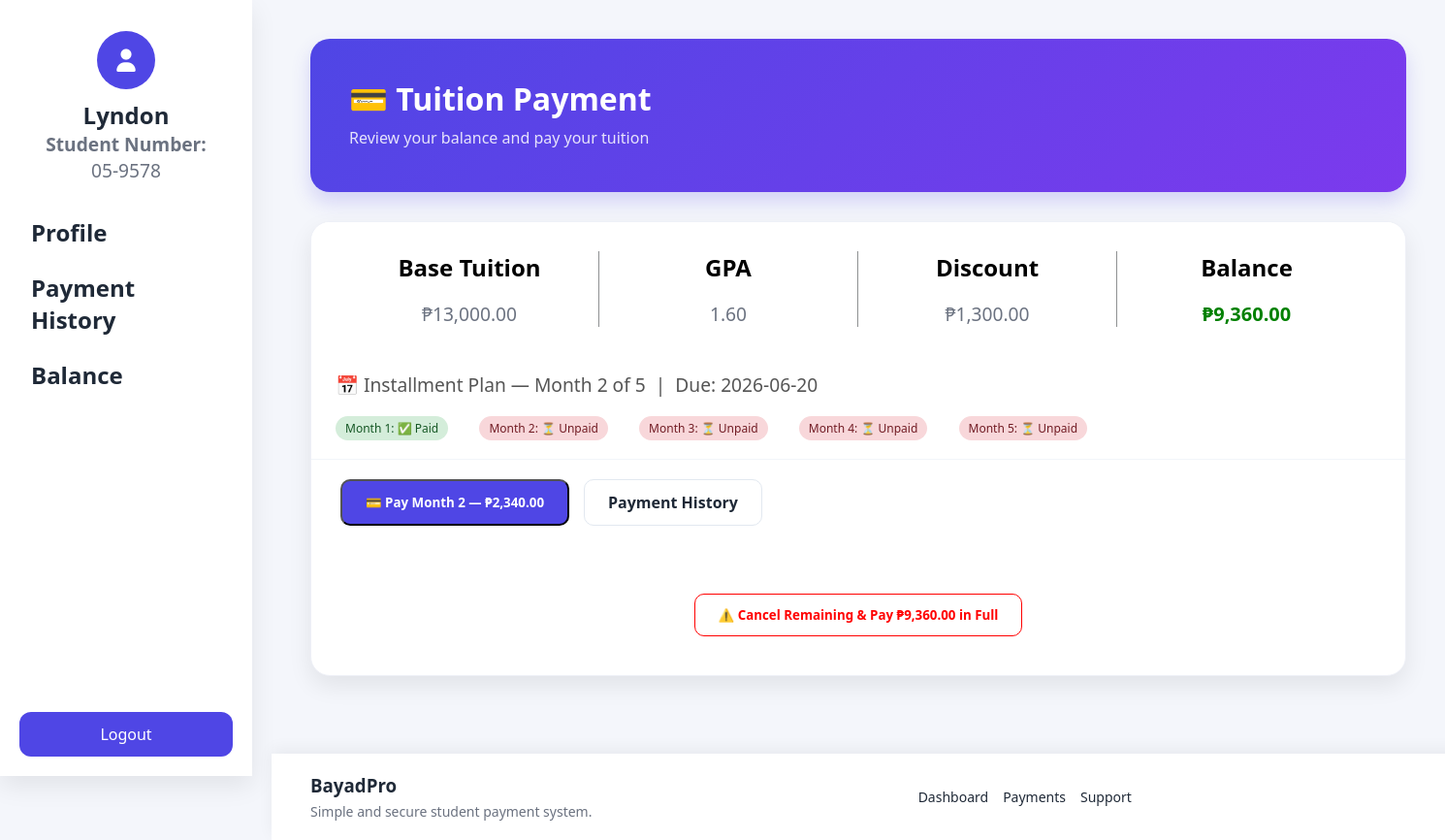
/app/views/client/balance.php (signed in), run on the app's committed database.
### tables this page shows
CREATE TABLE `student_list` (
  `id` int(11) NOT NULL,
  `first_name` varchar(255) NOT NULL,
  `last_name` varchar(255) NOT NULL,
  `student_number` varchar(16) NOT NULL,
  `education_level` varchar(50) DEFAULT NULL,
  `program` varchar(50) DEFAULT NULL,
  `year_level` varchar(50) DEFAULT NULL,
  `email` varchar(255) NOT NULL,
  `contact_number` varchar(15) NOT NULL,
  `status` enum('graduated','active','inactive','dropped') NOT NULL,
  `registered_at` timestamp NOT NULL DEFAULT current_timestamp(),
  `updated_at` timestamp NOT NULL DEFAULT current_timestamp() ON UPDATE current_timestamp()
);

CREATE TABLE `student_gpa` (
  `id` int(11) NOT NULL,
  `student_id` int(11) NOT NULL,
  `gpa` decimal(3,2) NOT NULL,
  `semester` varchar(20) NOT NULL,
  `school_year` varchar(20) NOT NULL,
  `created_at` timestamp NOT NULL DEFAULT current_timestamp()
);

CREATE TABLE `payment_installments` (
  `id` int(11) NOT NULL,
  `student_id` int(11) NOT NULL,
  `tuition_id` int(11) NOT NULL,
  `month_number` int(11) NOT NULL,
  `amount_due` decimal(10,2) NOT NULL,
  `amount_paid` decimal(10,2) DEFAULT 0.00,
  `due_date` date NOT NULL,
  `status` enum('unpaid','paid') DEFAULT 'unpaid',
  `payment_reference` varchar(100) DEFAULT NULL,
  `paid_at` timestamp NULL DEFAULT NULL
);

### app/model/tuition.php (called while the page is built, shortened)
<?php
function calculateTuition($conn, $student_id, $semester, $school_year) {
    $sql = "SELECT education_level, program, year_level
            FROM student_list WHERE id = ?";
    $stmt = $conn->prepare($sql);
    $stmt->bind_param("i", $student_id);
    $stmt->execute();
    $student = $stmt->get_result()->fetch_assoc();
    $sql = "SELECT gpa FROM student_gpa
            WHERE student_id = ? ORDER BY id DESC LIMIT 1";
    $stmt = $conn->prepare($sql);
    $stmt->bind_param("i", $student_id);
    $stmt->execute();
    $gpaRow = $stmt->get_result()->fetch_assoc();
    $gpa = $gpaRow ? $gpaRow['gpa'] : 0;
    $tuition = 0;
    if ($student['education_level'] == "college") {
        switch ($student['program']) {
            case "ACT":   $tuition = 13000; break;
        }
    } else {
        $tuition = 1000;
    }
    $discountRate = 0;
    if ($gpa <= 1.25)      $discountRate = 0.50;
    elseif ($gpa <= 1.50)  $discountRate = 0.30;
    elseif ($gpa <= 2.00)  $discountRate = 0.10;
    $discountAmount = $tuition * $discountRate;
    $finalTuition   = $tuition - $discountAmount;
    $sql = "SELECT id FROM student_tuition
            WHERE student_id = ? AND semester = ? AND school_year = ?
            LIMIT 1";
    $stmt = $conn->prepare($sql);
    $stmt->bind_param("iss", $student_id, $semester, $school_year);
    $stmt->execute();
    $existing = $stmt->get_result()->fetch_assoc();
    return [
        "base"     => $tuition,
        "discount" => $discountAmount,
        "final"    => $finalTuition
    ];
}
?>

### app/views/client/balance.php (the view, shortened to what this page needs)
<?php
require_once(ROOT_PATH . "config/db.php");
require_once(ROOT_PATH . "app/model/tuition.php");
$student_id = $_SESSION['id'];
$sql = "SELECT gpa FROM student_gpa WHERE student_id = ? ORDER BY id DESC LIMIT 1";
$stmt = $conn->prepare($sql);
$stmt->bind_param("i", $student_id);
$stmt->execute();
$gpaRow = $stmt->get_result()->fetch_assoc();
$gpa = $gpaRow['gpa'] ?? 0;
$result   = calculateTuition($conn, $student_id, "1st Sem", "2026-2027");
$base     = $result['base'];
$discount = $result['discount'];
$balance  = $result['final'];
$sqlTuition = "SELECT id FROM student_tuition WHERE student_id = ? ORDER BY id DESC LIMIT 1";
$stmtT = $conn->prepare($sqlTuition);
$stmtT->bind_param("i", $student_id);
$stmtT->execute();
$tuitionRow = $stmtT->get_result()->fetch_assoc();
$alreadyPaid = false;
if ($tuitionRow) {
    $sqlPaid = "SELECT id FROM payments
                WHERE tuition_id = ? AND payment_type = 'full' AND payment_status = 'paid' LIMIT 1";
    $stmtP = $conn->prepare($sqlPaid);
    $stmtP->bind_param("i", $tuitionRow['id']);
    $stmtP->execute();
    $alreadyPaid = (bool) $stmtP->get_result()->fetch_assoc();
}
$installments          = [];
$nextUnpaidInstallment = null;
$allInstallmentsPaid   = false;
if ($tuitionRow && !$alreadyPaid) {
    $sqlInst = "SELECT * FROM payment_installments
                WHERE tuition_id = ? ORDER BY month_number ASC";
    $stmtInst = $conn->prepare($sqlInst);
    $stmtInst->bind_param("i", $tuitionRow['id']);
    $stmtInst->execute();
    $installments = $stmtInst->get_result()->fetch_all(MYSQLI_ASSOC);
    if (!empty($installments)) {
        foreach ($installments as $inst) {
            if ($inst['status'] === 'unpaid' && $nextUnpaidInstallment === null) {
                $nextUnpaidInstallment = $inst;
            }
        }
        $allInstallmentsPaid = $nextUnpaidInstallment === null && count($installments) >= 5;
    }
}
if (!empty($installments)) {
    $paidSoFar = 0;
    foreach ($installments as $inst) {
        if ($inst['status'] === 'paid') {
            $paidSoFar += $inst['amount_due'];
        }
    }
    $balance = $balance - $paidSoFar;
}
?>
<?php include(ROOT_PATH . "utils/nav.php"); ?>
<div class="index">
    <div class="header-banner">
        <h1>💳 Tuition Payment</h1>
        <p>Review your balance and pay your tuition</p>
    </div>
    <div class="profile-card">
        <div class="profile-info-grid">
            <div class="info-item">
                <span class="label">Base Tuition</span>
                <div class="value">₱<?= number_format($base, 2) ?></div>
            </div>
            <div class="info-item">
                <span class="label">GPA</span>
                <div class="value"><?= $gpa ?></div>
            </div>
            <div class="info-item">
                <span class="label">Discount</span>
                <div class="value">₱<?= number_format($discount, 2) ?></div>
            </div>
            <div class="info-item">
                <span class="label">Balance</span>
                <div class="value" style="font-size:20px;font-weight:bold;color:green;">
                    ₱<?= number_format($balance, 2) ?>
                </div>
            </div>
        </div>
        <?php if ($alreadyPaid || $allInstallmentsPaid): ?>
            <div class="card-footer-actions">
                <span class="btn btn-primary" style="background:gray;cursor:default;">
                    ✅ Fully Paid
                </span>
                <a href="<?= BASE_URL ?>app/views/client/payment_history.php" class="btn btn-outline">
                    Payment History
                </a>
            </div>
        <?php elseif (!empty($installments) && $nextUnpaidInstallment !== null): ?>
            <div style="margin: 16px 25px; font-size:1.2rem; color:#555;">
                📅 Installment Plan — Month <?= $nextUnpaidInstallment['month_number'] ?> of 5
                &nbsp;|&nbsp; Due: <?= $nextUnpaidInstallment['due_date'] ?>
            </div>
            <div style="margin-bottom:16px;">
                <?php foreach ($installments as $inst): ?>
                    <span class="monthly-pay" style="
                        background: <?= $inst['status'] === 'paid' ? '#d4edda' : '#f8d7da' ?>;
                        color: <?= $inst['status'] === 'paid' ? '#155724' : '#721c24' ?>;">
                        Month <?= $inst['month_number'] ?>: <?= $inst['status'] === 'paid' ? '✅ Paid' : '⏳ Unpaid' ?>
                    </span>
                <?php endforeach; ?>
            </div>
            <form action="<?= BASE_URL ?>app/views/client/gcash.php" method="POST">
                <div class="card-footer-actions">
                    <button type="submit" class="btn btn-primary">
                        💳 Pay Month <?= $nextUnpaidInstallment['month_number'] ?>
                        — ₱<?= number_format($nextUnpaidInstallment['amount_due'], 2) ?>
                    </button>
                    <a href="<?= BASE_URL ?>app/views/client/payment_history.php" class="btn btn-outline">
                        Payment History
                    </a>
                </div>
            </form>
            <form action="<?= BASE_URL ?>app/controllers/cancel_installment.php" method="POST"
                  onsubmit="return confirm('Cancel remaining installments and pay ₱<?= number_format($balance, 2) ?> in full instead?')">
                <div class="cancel-installment">
                    <button type="submit" class="btn btn-outline" style="color:red;border-color:red;">
                        ⚠️ Cancel Remaining & Pay ₱<?= number_format($balance, 2) ?> in Full
                    </button>
                </div>
            </form>
        <?php endif; ?>
    </div>
</div>
<?php include(ROOT_PATH . "utils/footer.php"); ?>

### utils/nav.php (shortened to what this page needs)
<?php
    require_once(ROOT_PATH . "config/db.php");
    $student_id = $_SESSION['id'];
    $sql = "SELECT * FROM student_list WHERE id = ?";
    $stmt = $conn->prepare($sql);
    $stmt->bind_param("i", $student_id);
    $stmt->execute();
    $student = $stmt->get_result()->fetch_assoc();
?>
<!DOCTYPE html>
<html lang="en">
<head>
    <link rel="stylesheet" href="https://cdnjs.cloudflare.com/ajax/libs/font-awesome/7.0.1/css/all.min.css">
    <link rel="stylesheet" href="<?= BASE_URL ?>public/asset/css/style.css">
</head>
<body>
<div class="container">
    <div class="profile">
        <span class="profile-img"><i class="fa-solid fa-user"></i></span>
        <span class="username"><?php echo $student['first_name']; ?></span>
        <span class="student_number"><p><b>Student Number:</b></p><?php echo $student['student_number']; ?></span>
    </div>
    <div class="nav-menu">
        <a href="<?= BASE_URL ?>index.php">Profile</a>
        <a href="<?= BASE_URL ?>app/views/client/payment_history.php">Payment History</a>
        <a href="<?= BASE_URL ?>app/views/client/balance.php">Balance</a>
    </div>
    <div class="action-btn">
        <a href="<?= BASE_URL ?>app/controllers/logout.php">Logout</a>
    </div>
</div>
</body>
</html>

### utils/footer.php (shortened to what this page needs)
<footer class="footer">
    <div class="footer-content">
        <div class="footer-left">
            <h3>BayadPro</h3>
            <p>Simple and secure student payment system.</p>
        </div>
        <div class="footer-links">
            <a href="#">Dashboard</a>
            <a href="#">Payments</a>
            <a href="#">Support</a>
        </div>
    </div>
</footer>

### public/asset/css/style.css (style rules this page uses)
:root { --primary: #4f46e5; --primary-dark: #3730a3; --bg: #f4f6fb; --card: #ffffff; --text: #1f2937; --muted: #6b7280; --radius: 12px; --shadow: 0 10px 25px rgba(0,0,0,0.08); }
* { margin: 0; padding: 0; box-sizing: border-box; font-family: "Segoe UI", sans-serif; text-decoration: none; }
body { background: var(--bg); color: var(--text); display: flex; flex-direction: column; min-height: 100vh; overflow: hidden; }
.container { width: 260px; height: 100vh; background: var(--card); box-shadow: var(--shadow); position: fixed; left: 0; top: 0; padding: 20px; display: flex; flex-direction: column; gap: 10px; z-index: 1000; }
.profile { text-align: center; margin: 12px 0; }
.profile-img i { display: inline-block; width: 60px; height: 60px; background: var(--primary); color: white; border-radius: 50%; line-height: 60px; font-size: 24px; margin-bottom: 10px; }
.username { display: block; font-size: 1.5rem; font-weight: bold; }
.student_number { font-size: 1.2rem; color: var(--muted); }
.nav-menu { display: flex; flex-direction: column; }
.nav-menu a { text-decoration: none; color: var(--text); padding: 12px; border-radius: var(--radius); transition: 0.3s; font-size: 1.5rem; font-weight: bold; }
.action-btn { margin-top: auto; }
.action-btn a { display: block; text-align: center; padding: 12px; background: var(--primary); color: white; border-radius: var(--radius); text-decoration: none; transition: 0.3s; }
.index { margin-left: 280px; padding: 40px; flex: 1; }
.index h1 { font-size: 28px; margin-bottom: 10px; }
.index p { color: var(--muted); margin-bottom: 5px; }
.header-banner { background: linear-gradient(135deg, #4f46e5 0%, #7c3aed 100%); padding: 40px; border-radius: 20px; color: white; margin-bottom: 30px; box-shadow: 0 10px 20px rgba(79, 70, 229, 0.2); }
.header-banner h1 { font-size: 2rem; margin-bottom: 8px; color: white; }
.header-banner p { color: rgba(255, 255, 255, 0.85); font-size: 1rem; }
.profile-card { background: var(--card); padding: 0; border-radius: 20px; box-shadow: var(--shadow); border: 1px solid #eef0f7; overflow: hidden; height: fit-content; }
.profile-info-grid { display: grid; grid-template-columns: repeat(4, 1fr); padding: 30px; background: #ffffff; }
.info-item { padding: 0 15px; border-right: 1px solid #8e9092; text-align: center; }
.info-item .label { font-size: 1.5rem; font-weight: bold; color: #000000; }
.info-item .value { margin-top: 1.1rem; font-size: 1.2rem; color: var(--muted); }
.info-item:last-child { border-right: none; }
.card-footer-actions { padding: 20px 30px; display: flex; gap: 15px; border-top: 1px solid #f1f5f9; }
.btn-primary { background: var(--primary); color: white; padding: 12px 24px; border-radius: 10px; font-weight: 600; transition: 0.3s; text-align: center; }
.btn-outline { background: transparent; color: var(--text); border: 1px solid #e2e8f0; padding: 12px 24px; border-radius: 10px; font-weight: 600; transition: 0.3s; }
.footer { margin-left: 280px; background: var(--card); padding: 20px 40px; box-shadow: 0 -5px 15px rgba(0,0,0,0.05); margin-top: 40px; width: 100%; }
.footer-content { display: flex; justify-content: space-between; align-items: center; flex-wrap: wrap; gap: 20px; }
.footer-left h3 { margin-bottom: 5px; }
.footer-left p { color: var(--muted); font-size: 14px; }
.footer-links { display: flex; gap: 15px; }
.footer-links a { text-decoration: none; color: var(--text); font-size: 14px; transition: 0.3s; }
.monthly-pay { display:inline-block; padding:4px 10px; margin:3px; margin-left:25px; border-radius:20px; font-size:12px; }
.cancel-installment { display: block; padding: 40px; margin-top:10px; text-align:center; }

### data on the page
student_list: first_name "Lyndon", student_number "05-9578", program.gpa "13,000.00", program.gpa "1,300.00"
student_gpa: gpa "1.60"
payment_installments: month_number "2", due_date "2026-06-20", status "⏳ Unpaid", amount_due "2,340.00"
payment_installments: month_number "1", status "✅ Paid"
payment_installments: month_number "3", status "⏳ Unpaid"
payment_installments: month_number "4", status "⏳ Unpaid"
payment_installments: month_number "5", status "⏳ Unpaid"

### other printed values
$balance "9,360.00"
